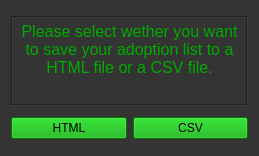
<?xml version="1.0" encoding="UTF-8"?>
<ui version="4.0">
 <class>UserChoice</class>
 <widget class="QWidget" name="UserChoice">
  <property name="geometry">
   <rect>
    <x>0</x>
    <y>0</y>
    <width>259</width>
    <height>156</height>
   </rect>
  </property>
  <property name="windowTitle">
   <string>UserChoice</string>
  </property>
  <property name="styleSheet">
   <string notr="true">background-color: rgb(52, 52,52);</string>
  </property>
  <layout class="QVBoxLayout" name="verticalLayout">
   <item>
    <widget class="QTextEdit" name="textEdit">
     <property name="maximumSize">
      <size>
       <width>16777215</width>
       <height>90</height>
      </size>
     </property>
     <property name="styleSheet">
      <string notr="true">color: rgb(0, 170, 0);
font: 12pt &quot;Century&quot;;</string>
     </property>
     <property name="frameShape">
      <enum>QFrame::Box</enum>
     </property>
     <property name="readOnly">
      <bool>true</bool>
     </property>
     <property name="html">
      <string>&lt;!DOCTYPE HTML PUBLIC &quot;-//W3C//DTD HTML 4.0//EN&quot; &quot;http://www.w3.org/TR/REC-html40/strict.dtd&quot;&gt;
&lt;html&gt;&lt;head&gt;&lt;meta name=&quot;qrichtext&quot; content=&quot;1&quot; /&gt;&lt;meta charset=&quot;utf-8&quot; /&gt;&lt;style type=&quot;text/css&quot;&gt;
p, li { white-space: pre-wrap; }
hr { height: 1px; border-width: 0; }
&lt;/style&gt;&lt;/head&gt;&lt;body style=&quot; font-family:'Century'; font-size:12pt; font-weight:400; font-style:normal;&quot;&gt;
&lt;p align=&quot;center&quot; style=&quot; margin-top:0px; margin-bottom:0px; margin-left:0px; margin-right:0px; -qt-block-indent:0; text-indent:0px;&quot;&gt;&lt;span style=&quot; font-family:'Segoe UI';&quot;&gt;Please select wether you want to save your adoption list to a HTML file or a CSV file.&lt;/span&gt;&lt;/p&gt;&lt;/body&gt;&lt;/html&gt;</string>
     </property>
    </widget>
   </item>
   <item>
    <layout class="QGridLayout" name="gridLayout">
     <item row="0" column="0">
      <widget class="QPushButton" name="htmlBtn">
       <property name="styleSheet">
        <string notr="true">background-color: rgb(0, 170, 0);
font: 12pt &quot;Century&quot;;</string>
       </property>
       <property name="text">
        <string>HTML</string>
       </property>
      </widget>
     </item>
     <item row="0" column="1">
      <widget class="QPushButton" name="csvBtn">
       <property name="styleSheet">
        <string notr="true">background-color: rgb(0, 170, 0);
font: 12pt &quot;Century&quot;;</string>
       </property>
       <property name="text">
        <string>CSV</string>
       </property>
       <property name="checkable">
        <bool>false</bool>
       </property>
       <property name="flat">
        <bool>false</bool>
       </property>
      </widget>
     </item>
    </layout>
   </item>
  </layout>
 </widget>
 <layoutdefault spacing="6" margin="11"/>
 <resources/>
 <connections/>
</ui>
